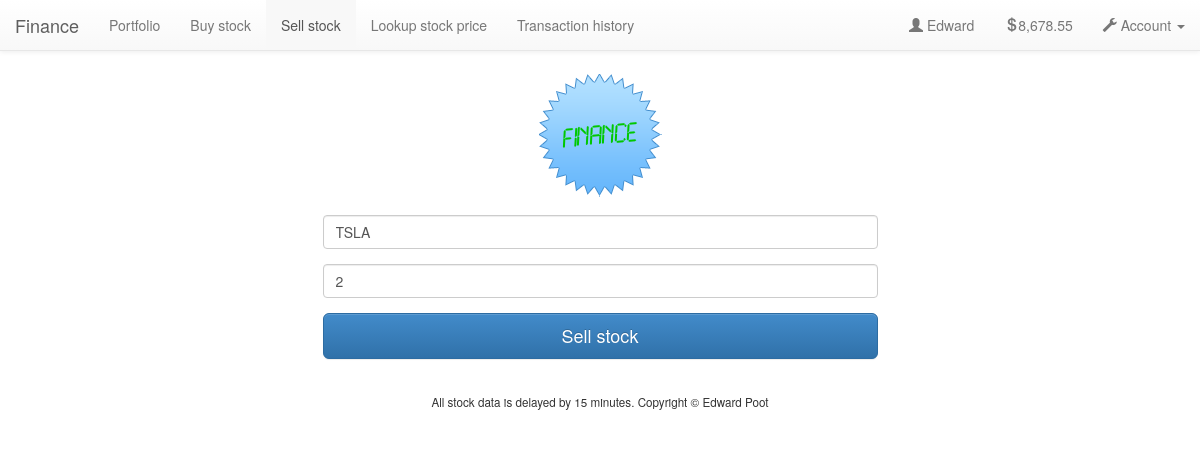
Page /sell.php?id=25 (signed in) on the committed database.
### tables this page shows
CREATE TABLE `users` (
  `id` int(10) unsigned NOT NULL AUTO_INCREMENT,
  `username` varchar(255) NOT NULL,
  `hash` varchar(255) NOT NULL,
  `cash` decimal(65,4) unsigned NOT NULL DEFAULT '0.0000',
  PRIMARY KEY (`id`),
  UNIQUE KEY `username` (`username`)
);

CREATE TABLE `user_stocks` (
  `id` int(11) NOT NULL AUTO_INCREMENT,
  `user_id` int(10) unsigned NOT NULL,
  `transaction_timestamp` timestamp NOT NULL DEFAULT CURRENT_TIMESTAMP,
  `symbol` varchar(15) NOT NULL,
  `company` varchar(255) NOT NULL,
  `stock_exchange` varchar(255) NOT NULL,
  `shares_amount` int(10) unsigned NOT NULL,
  `share_price` decimal(65,4) unsigned NOT NULL DEFAULT '0.0000',
  PRIMARY KEY (`id`),
  UNIQUE KEY `user_id` (`user_id`,`transaction_timestamp`)
);

### templates/stock_sell_form.php (the view, shortened to what this page needs)
<form id="sell_form">
    <div class="row">
        <div class="col-md-6 col-md-offset-3">
            <div class="form-group">
                <input class="form-control" autofocus name="symbol" id="symbol" placeholder="Stock ticker symbol" type="text" value="<?= (isset($symbol)) ? $symbol : "" ?>"/>
            </div>
            <div class="form-group">
                <input class="form-control" name="amount_sold" id="amount_sold" placeholder="Amount of stock to be sold" type="text" value="<?= (isset($shares_amount)) ? $shares_amount : "" ?>"/>
            </div>
            <div class="form-group">
                <input type="submit" name="submit" id="sell_submit" class="btn btn-primary btn-lg btn-block" value="Sell stock" />
            </div>
        </div>
    </div>
</form>

### templates/header.php (shortened to what this page needs)
<!DOCTYPE html>
<html lang="en">
    <head>
        <link href="css/bootstrap.min.css" rel="stylesheet"/>
        <link href="css/bootstrap-theme.min.css" rel="stylesheet"/>
        <link href="css/smoothness/jquery-ui-1.10.3.custom.min.css" rel="stylesheet">
        <link href="css/styles.css" rel="stylesheet"/>
    </head>
    <body>
        <div class="container">
            <? if(isset($_SESSION["id"])): ?>
                <nav class="navbar navbar-default navbar-fixed-top" role="navigation">
                    <div class="navbar-header">
                    <a class="navbar-brand" href="/">Finance</a>
                    </div>
                    <div class="collapse navbar-collapse navbar-ex1-collapse">
                    <ul class="nav navbar-nav">
                        <li<?= activeMenuElement("index.php")?>><a href="/">Portfolio</a></li>
                        <li<?= activeMenuElement("buy.php")?>><a href="buy.php">Buy stock</a></li>
                        <li<?= activeMenuElement("sell.php")?>><a href="sell.php">Sell stock</a></li>
                        <li<?= activeMenuElement("quote.php")?>><a href="quote.php">Lookup stock price</a></li>
                        <li<?= activeMenuElement("history.php")?>><a href="history.php">Transaction history</a></li>
                    </ul>
                    <ul class="nav navbar-nav navbar-right">
                        <li class="navbar-text"><span class="glyphicon glyphicon-user"></span> <?= ucfirst(substr($_SESSION["username"], 0, 15)); ?></li>
                        <li<?= activeMenuElement("deposit_funds.php")?>><a href="deposit_funds.php"><span class="glyphicon glyphicon-usd"></span><span id="cash_balance_nav"><?= $cash_balance ?></span></a></li>
                        <li class="dropdown">
                        <a href="#" class="dropdown-toggle" data-toggle="dropdown"><span class="glyphicon glyphicon-wrench"></span> Account <b class="caret"></b></a>
                      </li>
                    </ul>
                    </div>
                </nav>
            <? endif ?>
            <div id="top">
                <a href="/"><img alt="C$50 Finance" src="img/logo.png"/></a>
            </div>
            <div id="middle">

### html/css/styles.css (style rules this page uses)
.container { margin-left: auto; margin-right: auto; text-align: center; }
#top { text-align: center; margin-top: 70px; padding-bottom: 15px; }
#middle { text-align: center; }

### rows in the picture
users: cash "8,678.55"
user_stocks: symbol "TSLA", amount_sold "2"

### other values in the picture
substr($_SESSION["username"], 0, 15) "Edward"
